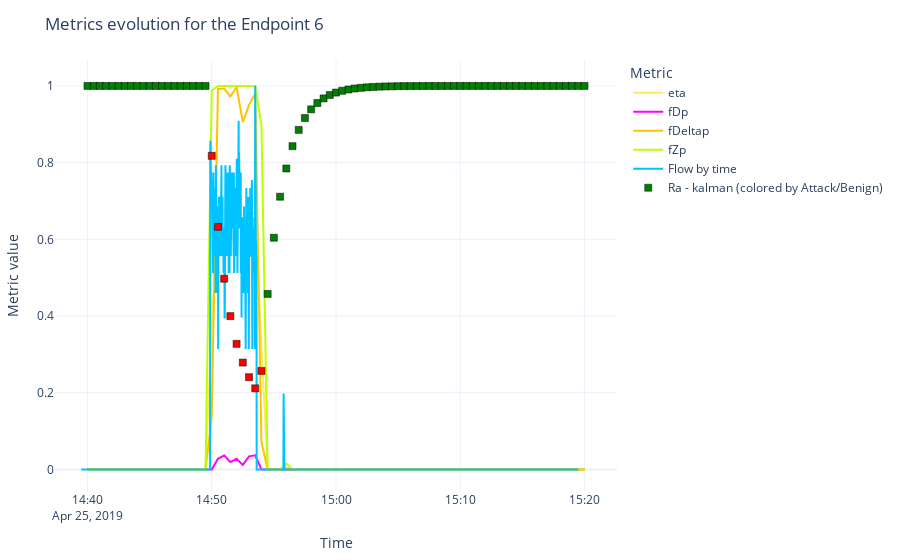
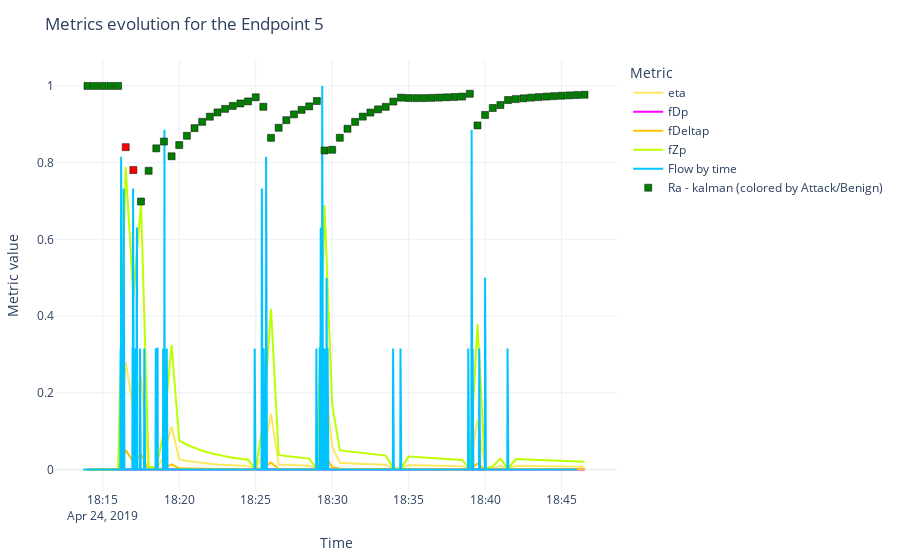
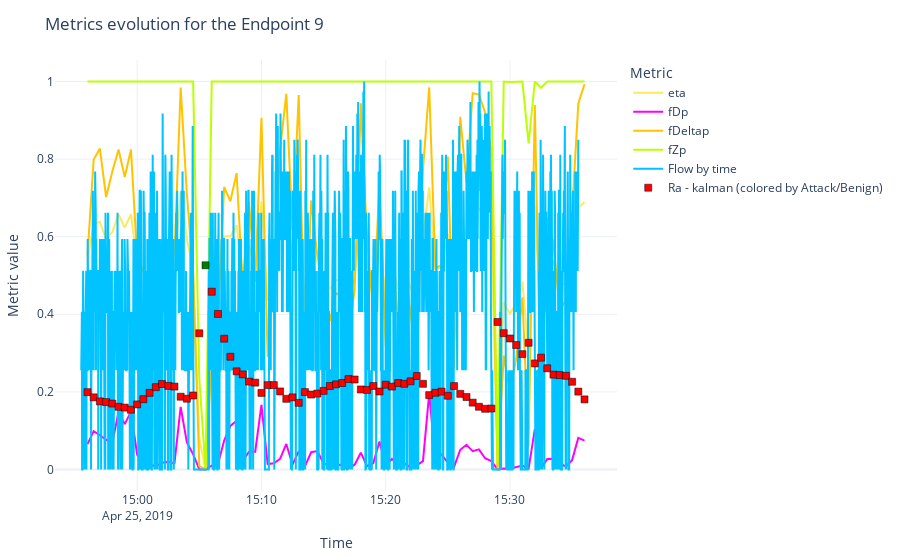

Source (notebook cell) for these figures, in order:
### Markdown cell above
group 1 - high precision and sensitiviy:
- Endpoint 1
- Endpoint 4
- Endpoint 7
- Endpoint 8
- Endpoint 9

characteristics:
- precision ≈ 0.97–0.99
- recall ≈ 1.0
- f1 ≈ 0.98–0.99
- accuracy ≈ 0.99–1.0

group 2 - high FP:
- Endpoint 2
- Endpoint 5
- Endpoint 6

characteristics:
- precision ≈ 0.02–0.14
- recall ≈ 1.0
- f1 ≈ 0.98–0.99

group 3 - outlier:
- Endpoint 3

group 4 - high variation:
- En

### Code cell
plot_results(3, df_ra_win[df_ra_win['window_size'] == 30], anomalous_traffic_win_observations_df[anomalous_traffic_win_observations_df['window_size'] == 30])
